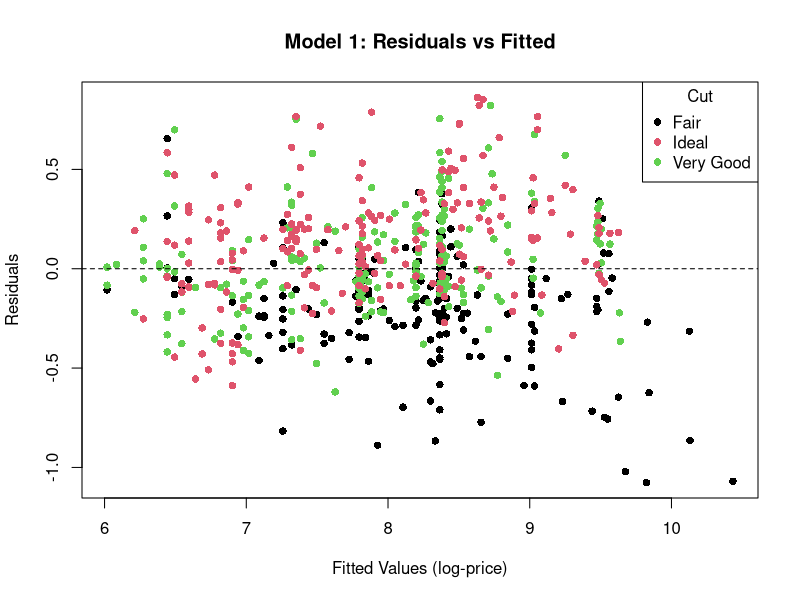
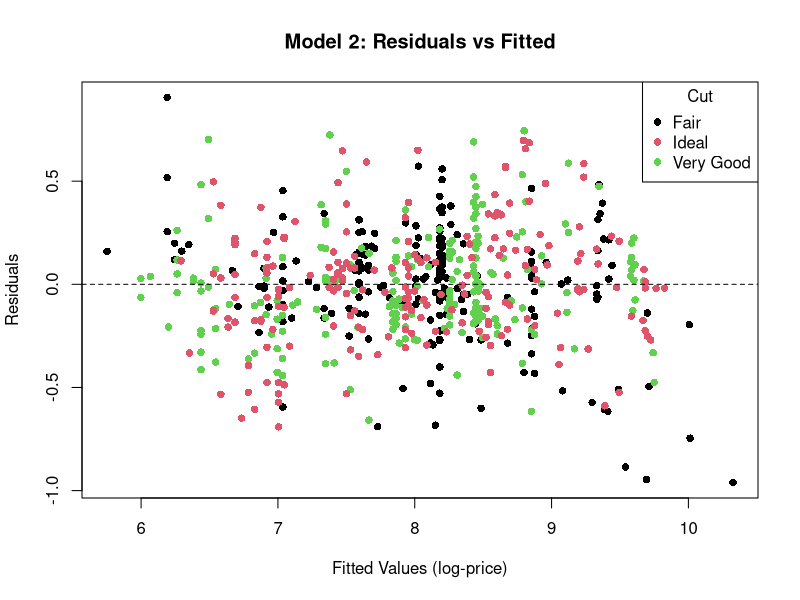
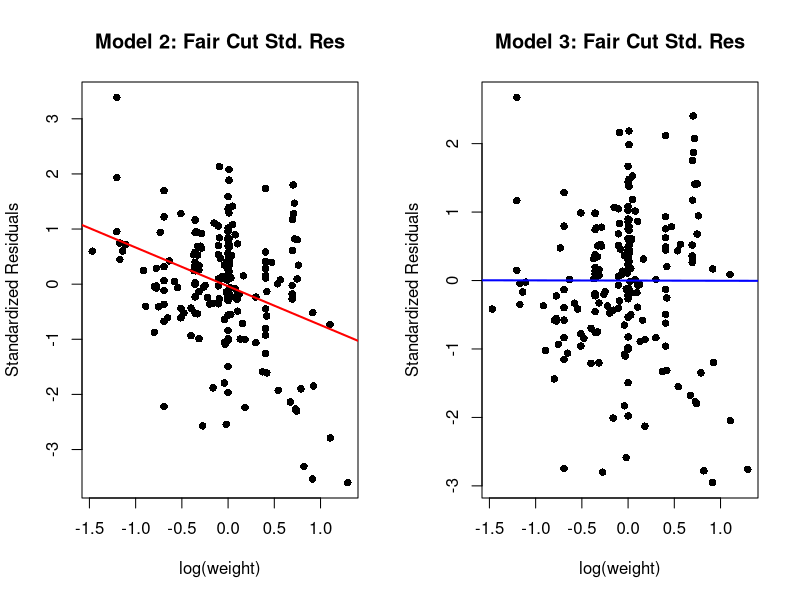

The R source for these figures, in order:
## ---- chunk 1
require(knitr)
pdf_doc <- knitr::is_latex_output()
if (pdf_doc) {opts_chunk$set(echo=FALSE, fig.align="center", out.width="80%", comment="")} else {opts_chunk$set(comment="")}
## ---- chunk 2
dia5=read.csv('dia5.csv')
## ---- chunk 3
# 1. Fit the models
mod1 <- lm(log(price) ~ log(weight), data = dia5)
mod2 <- lm(log(price) ~ log(weight) + cut, data = dia5)

# 2. Setup colors for the 'cut' factor
# This assigns a unique color index to Fair, Very Good, and Ideal
cut_colors <- as.numeric(as.factor(dia5$cut)) 
## ---- chunk 4
# 3. Residual Plot for Model 1
plot(fitted(mod1), residuals(mod1), 
     col = cut_colors, 
     pch = 16, 
     main = "Model 1: Residuals vs Fitted",
     xlab = "Fitted Values (log-price)", 
     ylab = "Residuals")
abline(h = 0, lty = 2)
legend("topright", legend = levels(as.factor(dia5$cut)), 
       col = 1:3, pch = 16, title = "Cut")

# 4. Residual Plot for Model 2
plot(fitted(mod2), residuals(mod2), 
     col = cut_colors, 
     pch = 16, 
     main = "Model 2: Residuals vs Fitted",
     xlab = "Fitted Values (log-price)", 
     ylab = "Residuals")
abline(h = 0, lty = 2)
legend("topright", legend = levels(as.factor(dia5$cut)), 
       col = 1:3, pch = 16, title = "Cut")
## ---- chunk 5
# 1. Fit the models
# Model 3: Interaction (Unique slope for each cut)
mod3 <- lm(log(price) ~ log(weight) * cut, data = dia5)

# 2. Extract data for 'Fair' cut diamonds only
is_fair <- dia5$cut == "Fair"
fair_log_weight <- log(dia5$weight[is_fair])

# 3. Get Standardized Residuals for both models (Fair only)
std_res2_fair <- rstandard(mod2)[is_fair]
std_res3_fair <- rstandard(mod3)[is_fair]

# 4. Generate the Plots
par(mfrow = c(1, 2)) # Side-by-side layout

# Plot for Model 2
plot(fair_log_weight, std_res2_fair, 
     main = "Model 2: Fair Cut Std. Res",
     xlab = "log(weight)", ylab = "Standardized Residuals", pch = 16)
abline(lm(std_res2_fair ~ fair_log_weight), col = "red", lwd = 2)

# Plot for Model 3
plot(fair_log_weight, std_res3_fair, 
     main = "Model 3: Fair Cut Std. Res",
     xlab = "log(weight)", ylab = "Standardized Residuals", pch = 16)
abline(lm(std_res3_fair ~ fair_log_weight), col = "blue", lwd = 2)

par(mfrow = c(1, 1)) # Reset layout
